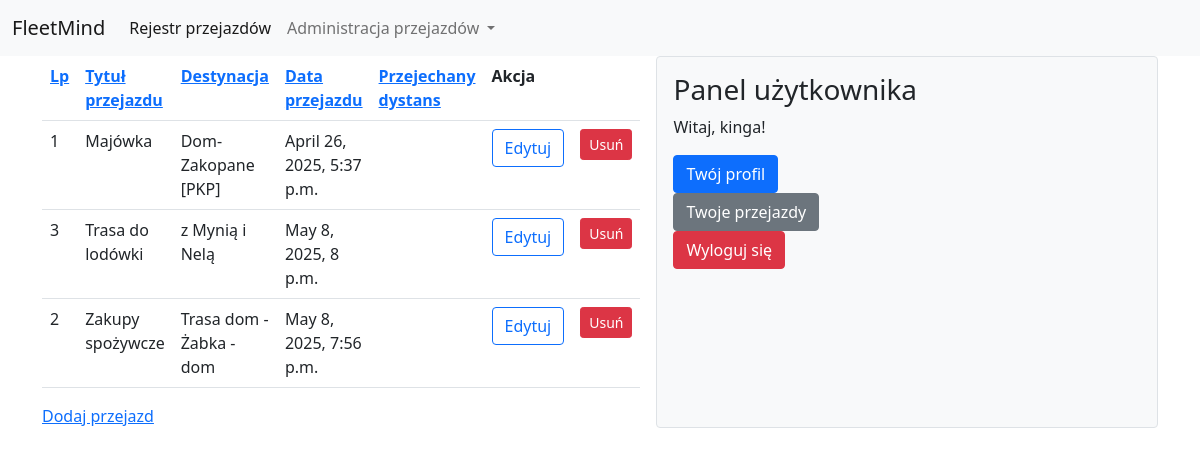
/posts/?sort=title (signed in), run on the app's committed database.
### Fleet/models.py (models this page shows)
class Post(models.Model):
    title = models.CharField(max_length=200)
    content = models.TextField()
    create_at = models.DateTimeField(auto_now_add=True)
    author = models.ForeignKey(User, on_delete=models.CASCADE)

### Fleet/views.py (the view)
# urls.py: path('posts/', post_list, name='post_list'),
def post_list(request):
    sort = request.GET.get('sort', 'id')
    posts = Post.objects.all().order_by(sort)
    return render(request, 'Fleet/table.html', {'posts': posts})

### Fleet/templates/Fleet/table.html (shortened to what this page needs)
{% extends "Fleet/base.html" %}
{% block content %}
{% if posts %}
    <table class = "table              table-hover">
        <tr>
            <th><a href="?sort=id">Lp</a>
            <th><a href="?sort=title">Tytuł przejazdu</a>
            <th><a href="?sort=content">Destynacja</a>
            <th><a href="?sort=create_at">Data przejazdu</a>
            <th><a href="?sort=distance">Przejechany dystans</a>
            <th colspan="2">Akcja
        {% for post in posts %}
        <tr id="post-{{ post.id }}">
            <td>{{ post.id }}
            <td>{{ post.title }}
            <td>{{ post.content }}
            <td>{{ post.create_at }}
            <td>{{ post.distance }}
            <td><a href="{% url 'update_post' post.id %}" class="btn btn-outline-primary">Edytuj</a>
            <td>
                <button class="btn btn-danger btn-sm" data-bs-toggle="modal" data-bs-target="#deleteModal"
                        data-id="{{ post.id }}" data-title="{{ post.title }}">Usuń
                </button>
        {% endfor %}
    </table>
 <a href="{% url 'create_post' %}">Dodaj przejazd</a>
{% else %}
    <h4>Brak danych</h4>
{% endif %}
{% endblock %}

### Fleet/templates/Fleet/base.html (shortened to what this page needs)
<!doctype html>
<html lang="pl">
{% load static %}
  <head>
    <link href="https://cdnjs.cloudflare.com/ajax/libs/bootstrap/5.0.2/css/bootstrap.min.css" rel="stylesheet">
    <link rel="stylesheet" type="text/css" href="{% static 'css/style.css' %}">
    <link rel="stylesheet" href="https://cdn.jsdelivr.net/npm/bootstrap-icons/font/bootstrap-icons.css">
  </head>
  <body>
<nav class="navbar navbar-expand-lg navbar-light bg-light">
  <div class="container-fluid">
    <a class="navbar-brand" href="#">FleetMind</a>
    <div class="collapse navbar-collapse" id="navbarNavDropdown">
      <ul class="navbar-nav">
        <li class="nav-item">
          <a class="nav-link active" aria-current="page" href="{% url 'table' %}">Rejestr przejazdów</a>
        </li>
        <li class="nav-item dropdown">
          <a class="nav-link dropdown-toggle" href="#" id="navbarDropdownMenuLink" role="button" data-bs-toggle="dropdown" aria-expanded="false">
            Administracja przejazdów
          </a>
        </li>
      </ul>
    </div>
  </div>
</nav>
<div class="container d-flex">
    <div class="main-content flex-grow-1">
        {% block content %}FleetMindAppContent{% endblock %}
    </div>
    <div class="user-panel ms-3 p-3 bg-light border rounded">
        {% if user.is_authenticated %}
            <h3>Panel użytkownika</h3>
            <p>Witaj, {{ user.username }}!</p>
            <ul class="list-unstyled">
                <li><a href="{% url 'user_panel' %}" class="btn btn-primary">Twój profil</a></li>
                <li><a href="{% url 'post_list' %}" class="btn btn-secondary">Twoje przejazdy</a></li>
                <form method="post" action="{% url 'logout' %}">
                    <button type="submit" class="btn btn-danger">Wyloguj się</button>
                </form>
            </ul>
        {% else %}
            <p><a href="{% url 'login' %}" class="btn btn-success">Zaloguj się</a></p>
        {% endif %}
    </div>
</div>
  </body>
</html>

### Fleet/static/css/style.css (style rules this page uses)
.container { display: flex; justify-content: space-between; }
.main-content { flex: 3; }
.user-panel { flex: 1; padding: 20px; background-color: #f8f9fa; border-left: 2px solid #ddd; min-width: 250px; }

### data on the page
Post: id "1", title "Majówka", content "Dom-Zakopane [PKP]", create_at "April 26, 2025, 5:37 p.m."
Post: id "3", title "Trasa do lodówki", content "z Mynią i Nelą", create_at "May 8, 2025, 8 p.m."
Post: id "2", title "Zakupy spożywcze", content "Trasa dom - Żabka - dom", create_at "May 8, 2025, 7:56 p.m."

### other printed values
{{ user.username }} "kinga"
